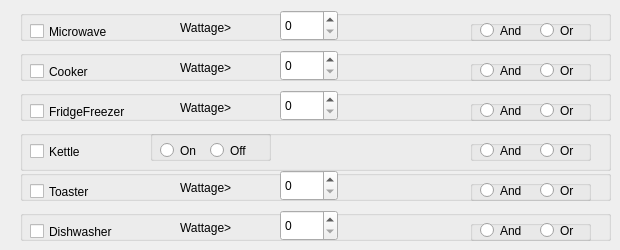
     <widget class="QWidget" name="tab">
      <attribute name="title">
       <string>Kitchen</string>
      </attribute>
      <widget class="QGroupBox" name="groupBox_40">
       <property name="geometry">
        <rect>
         <x>20</x>
         <y>10</y>
         <width>591</width>
         <height>31</height>
        </rect>
       </property>
       <property name="title">
        <string/>
       </property>
       <widget class="QCheckBox" name="microwaveCheckBox">
        <property name="geometry">
         <rect>
          <x>10</x>
          <y>10</y>
          <width>121</width>
          <height>23</height>
         </rect>
        </property>
        <property name="text">
         <string>Microwave</string>
        </property>
       </widget>
       <widget class="QGroupBox" name="groupBox_41">
        <property name="geometry">
         <rect>
          <x>450</x>
          <y>10</y>
          <width>121</width>
          <height>21</height>
         </rect>
        </property>
        <property name="title">
         <string/>
        </property>
        <widget class="QRadioButton" name="microwaveANDRadioButton">
         <property name="geometry">
          <rect>
           <x>10</x>
           <y>0</y>
           <width>61</width>
           <height>21</height>
          </rect>
         </property>
         <property name="text">
          <string>And</string>
         </property>
        </widget>
        <widget class="QRadioButton" name="microwaveORRadioButton">
         <property name="geometry">
          <rect>
           <x>70</x>
           <y>0</y>
           <width>61</width>
           <height>21</height>
          </rect>
         </property>
         <property name="text">
          <string>Or</string>
         </property>
        </widget>
       </widget>
       <widget class="QSpinBox" name="microwaveSpinBox">
        <property name="geometry">
         <rect>
          <x>260</x>
          <y>0</y>
          <width>58</width>
          <height>31</height>
         </rect>
        </property>
       </widget>
       <widget class="QLabel" name="label_6">
        <property name="geometry">
         <rect>
          <x>160</x>
          <y>10</y>
          <width>101</width>
          <height>16</height>
         </rect>
        </property>
        <property name="text">
         <string>Wattage&gt;</string>
        </property>
       </widget>
      </widget>
      <widget class="QGroupBox" name="groupBox_43">
       <property name="geometry">
        <rect>
         <x>20</x>
         <y>50</y>
         <width>591</width>
         <height>31</height>
        </rect>
       </property>
       <property name="title">
        <string/>
       </property>
       <widget class="QCheckBox" name="cookerCheckBox">
        <property name="geometry">
         <rect>
          <x>10</x>
          <y>10</y>
          <width>121</width>
          <height>23</height>
         </rect>
        </property>
        <property name="text">
         <string>Cooker</string>
        </property>
       </widget>
       <widget class="QGroupBox" name="groupBox_57">
        <property name="geometry">
         <rect>
          <x>450</x>
          <y>10</y>
          <width>121</width>
          <height>21</height>
         </rect>
        </property>
        <property name="title">
         <string/>
        </property>
        <widget class="QRadioButton" name="cookerANDRadioButton">
         <property name="geometry">
          <rect>
           <x>10</x>
           <y>0</y>
           <width>61</width>
           <height>21</height>
          </rect>
         </property>
         <property name="text">
          <string>And</string>
         </property>
        </widget>
        <widget class="QRadioButton" name="cookerORRadioButton">
         <property name="geometry">
          <rect>
           <x>70</x>
           <y>0</y>
           <width>61</width>
           <height>21</height>
          </rect>
         </property>
         <property name="text">
          <string>Or</string>
         </property>
        </widget>
       </widget>
       <widget class="QSpinBox" name="cookerSpinBox">
        <property name="geometry">
         <rect>
          <x>260</x>
          <y>0</y>
          <width>58</width>
          <height>31</height>
         </rect>
        </property>
       </widget>
       <widget class="QLabel" name="label_8">
        <property name="geometry">
         <rect>
          <x>160</x>
          <y>10</y>
          <width>101</width>
          <height>16</height>
         </rect>
        </property>
        <property name="text">
         <string>Wattage&gt;</string>
        </property>
       </widget>
      </widget>
      <widget class="QGroupBox" name="groupBox_58">
       <property name="geometry">
        <rect>
         <x>20</x>
         <y>90</y>
         <width>591</width>
         <height>31</height>
        </rect>
       </property>
       <property name="title">
        <string/>
       </property>
       <widget class="QCheckBox" name="fridgeCheckBox">
        <property name="geometry">
         <rect>
          <x>10</x>
          <y>10</y>
          <width>121</width>
          <height>23</height>
         </rect>
        </property>
        <property name="text">
         <string>FridgeFreezer</string>
        </property>
       </widget>
       <widget class="QGroupBox" name="groupBox_59">
        <property name="geometry">
         <rect>
          <x>450</x>
          <y>10</y>
          <width>121</width>
          <height>21</height>
         </rect>
        </property>
        <property name="title">
         <string/>
        </property>
        <widget class="QRadioButton" name="fridgeANDRadioButton">
         <property name="geometry">
          <rect>
           <x>10</x>
           <y>0</y>
           <width>61</width>
           <height>21</height>
          </rect>
         </property>
         <property name="text">
          <string>And</string>
         </property>
        </widget>
        <widget class="QRadioButton" name="fridgeORRadioButton">
         <property name="geometry">
          <rect>
           <x>70</x>
           <y>0</y>
           <width>61</width>
           <height>21</height>
          </rect>
         </property>
         <property name="text">
          <string>Or</string>
         </property>
        </widget>
       </widget>
       <widget class="QSpinBox" name="fridgeSpinBox">
        <property name="geometry">
         <rect>
          <x>260</x>
          <y>0</y>
          <width>58</width>
          <height>31</height>
         </rect>
        </property>
       </widget>
       <widget class="QLabel" name="label_9">
        <property name="geometry">
         <rect>
          <x>160</x>
          <y>10</y>
          <width>101</width>
          <height>16</height>
         </rect>
        </property>
        <property name="text">
         <string>Wattage&gt;</string>
        </property>
       </widget>
      </widget>
      <widget class="QGroupBox" name="groupBox_60">
       <property name="geometry">
        <rect>
         <x>20</x>
         <y>130</y>
         <width>591</width>
         <height>41</height>
        </rect>
       </property>
       <property name="title">
        <string/>
       </property>
       <widget class="QCheckBox" name="kettleCheckBox">
        <property name="geometry">
         <rect>
          <x>10</x>
          <y>10</y>
          <width>121</width>
          <height>23</height>
         </rect>
        </property>
        <property name="text">
         <string>Kettle</string>
        </property>
       </widget>
       <widget class="QGroupBox" name="groupBox_61">
        <property name="geometry">
         <rect>
          <x>450</x>
          <y>10</y>
          <width>121</width>
          <height>21</height>
         </rect>
        </property>
        <property name="title">
         <string/>
        </property>
        <widget class="QRadioButton" name="kettleANDRadioButton">
         <property name="geometry">
          <rect>
           <x>10</x>
           <y>0</y>
           <width>61</width>
           <height>21</height>
          </rect>
         </property>
         <property name="text">
          <string>And</string>
         </property>
        </widget>
        <widget class="QRadioButton" name="kettleORRadioButton">
         <property name="geometry">
          <rect>
           <x>70</x>
           <y>0</y>
           <width>61</width>
           <height>21</height>
          </rect>
         </property>
         <property name="text">
          <string>Or</string>
         </property>
        </widget>
       </widget>
       <widget class="QGroupBox" name="groupBox_2">
        <property name="geometry">
         <rect>
          <x>130</x>
          <y>0</y>
          <width>121</width>
          <height>31</height>
         </rect>
        </property>
        <property name="title">
         <string/>
        </property>
        <widget class="QRadioButton" name="KettleOnRadioButton">
         <property name="geometry">
          <rect>
           <x>10</x>
           <y>10</y>
           <width>61</width>
           <height>21</height>
          </rect>
         </property>
         <property name="text">
          <string>On</string>
         </property>
        </widget>
        <widget class="QRadioButton" name="KettleOffRadioButton">
         <property name="geometry">
          <rect>
           <x>60</x>
           <y>10</y>
           <width>61</width>
           <height>21</height>
          </rect>
         </property>
         <property name="text">
          <string>Off</string>
         </property>
        </widget>
       </widget>
      </widget>
      <widget class="QGroupBox" name="groupBox_62">
       <property name="geometry">
        <rect>
         <x>20</x>
         <y>170</y>
         <width>591</width>
         <height>31</height>
        </rect>
       </property>
       <property name="title">
        <string/>
       </property>
       <widget class="QCheckBox" name="toasterCheckBox">
        <property name="geometry">
         <rect>
          <x>10</x>
          <y>10</y>
          <width>121</width>
          <height>23</height>
         </rect>
        </property>
        <property name="text">
         <string>Toaster</string>
        </property>
       </widget>
       <widget class="QGroupBox" name="groupBox_63">
        <property name="geometry">
         <rect>
          <x>450</x>
          <y>10</y>
          <width>121</width>
          <height>21</height>
         </rect>
        </property>
        <property name="title">
         <string/>
        </property>
        <widget class="QRadioButton" name="toasterANDRadioButton">
         <property name="geometry">
          <rect>
           <x>10</x>
           <y>0</y>
           <width>61</width>
           <height>21</height>
          </rect>
         </property>
         <property name="text">
          <string>And</string>
         </property>
        </widget>
        <widget class="QRadioButton" name="toasterORRadioButton">
         <property name="geometry">
          <rect>
           <x>70</x>
           <y>0</y>
           <width>61</width>
           <height>21</height>
          </rect>
         </property>
         <property name="text">
          <string>Or</string>
         </property>
        </widget>
       </widget>
       <widget class="QSpinBox" name="toasterSpinBox">
        <property name="geometry">
         <rect>
          <x>260</x>
          <y>0</y>
          <width>58</width>
          <height>31</height>
         </rect>
        </property>
       </widget>
       <widget class="QLabel" name="label_11">
        <property name="geometry">
         <rect>
          <x>160</x>
          <y>10</y>
          <width>101</width>
          <height>16</height>
         </rect>
        </property>
        <property name="text">
         <string>Wattage&gt;</string>
        </property>
       </widget>
      </widget>
      <widget class="QGroupBox" name="groupBox_64">
       <property name="geometry">
        <rect>
         <x>20</x>
         <y>210</y>
         <width>591</width>
         <height>31</height>
        </rect>
       </property>
       <property name="title">
        <string/>
       </property>
       <widget class="QCheckBox" name="dishwasherCheckBox">
        <property name="geometry">
         <rect>
          <x>10</x>
          <y>10</y>
          <width>121</width>
          <height>23</height>
         </rect>
        </property>
        <property name="text">
         <string>Dishwasher</string>
        </property>
       </widget>
       <widget class="QGroupBox" name="groupBox_65">
        <property name="geometry">
         <rect>
          <x>450</x>
          <y>10</y>
          <width>121</width>
          <height>21</height>
         </rect>
        </property>
        <property name="title">
         <string/>
        </property>
        <widget class="QRadioButton" name="dishwasherANDRadioButton">
         <property name="geometry">
          <rect>
           <x>10</x>
           <y>0</y>
           <width>61</width>
           <height>21</height>
          </rect>
         </property>
         <property name="text">
          <string>And</string>
         </property>
        </widget>
        <widget class="QRadioButton" name="dishwasherORRadioButton">
         <property name="geometry">
          <rect>
           <x>70</x>
           <y>0</y>
           <width>61</width>
           <height>21</height>
          </rect>
         </property>
         <property name="text">
          <string>Or</string>
         </property>
        </widget>
       </widget>
       <widget class="QSpinBox" name="dishwasherSpinBox">
        <property name="geometry">
         <rect>
          <x>260</x>
          <y>0</y>
          <width>58</width>
          <height>31</height>
         </rect>
        </property>
       </widget>
       <widget class="QLabel" name="label_12">
        <property name="geometry">
         <rect>
          <x>160</x>
          <y>10</y>
          <width>101</width>
          <height>16</height>
         </rect>
        </property>
        <property name="text">
         <string>Wattage&gt;</string>
        </property>
       </widget>
      </widget>
     </widget>
